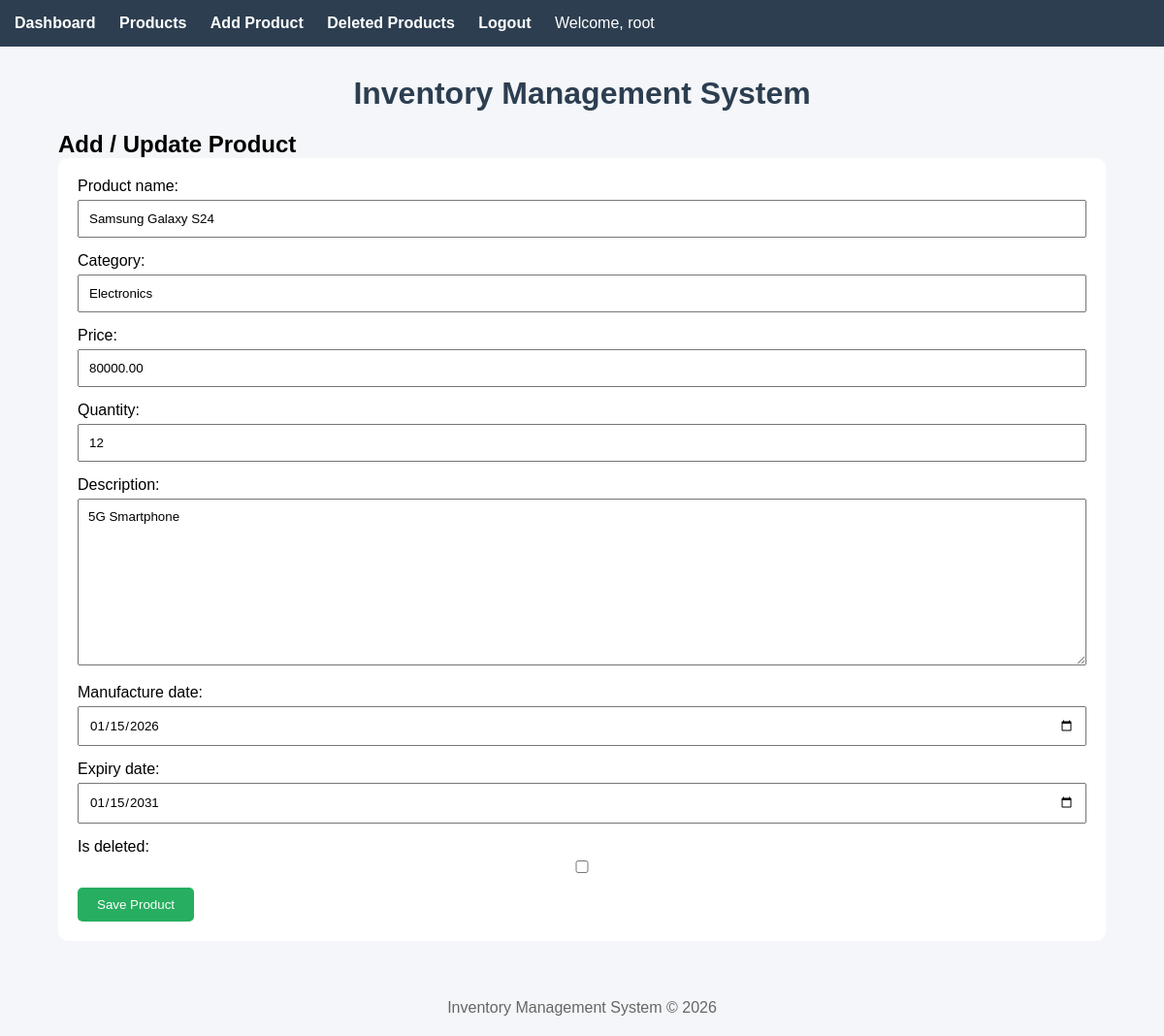
Page /update/1/ (signed in) on the committed database.
### products/models.py (models this page shows, shortened)
class Product(models.Model):
    product_name = models.CharField(max_length=100)
    category = models.CharField(max_length=100)
    price = models.DecimalField(
        max_digits=10,
        decimal_places=2
    )
    quantity = models.IntegerField()
    description = models.TextField()
    manufacture_date = models.DateField()
    expiry_date = models.DateField()
    created_at = models.DateTimeField(
        auto_now_add=True
    )
    is_deleted = models.BooleanField(
        default=False
    )

### products/views.py (the view)
# urls.py: path('update/<int:id>/',views.product_update,name='product_update'),
@login_required
def product_update(request, id):
    product = get_object_or_404(
        Product,
        id=id
    )
    if request.method == 'POST':
        form = ProductForm(
            request.POST,
            instance=product
        )
        if form.is_valid():
            form.save()
            return redirect('product_list')
    else:
        form = ProductForm(
            instance=product
        )
    return render(request,'product_form.html',{'form': form})

### products/forms.py
class ProductForm(forms.ModelForm):
    class Meta:
        model = Product
        fields = '__all__'
        widgets = {
            'manufacture_date': forms.DateInput(
                attrs={'type': 'date'}
            ),
            'expiry_date': forms.DateInput(
                attrs={'type': 'date'}
            ),
        }

### products/templates/product_form.html (shortened to what this page needs)
{% extends 'base.html' %}
{% block content %}
<h2>Add / Update Product</h2>
<form method="POST">
    {{ form.as_p }}
    <button type="submit">
        Save Product
    </button>
</form>
{% endblock %}

### products/templates/base.html (shortened to what this page needs)
<!DOCTYPE html>
<html>
<head>
</head>
<body>
    {% if user.is_authenticated %}
    <div class="navbar">
        <a href="{% url 'dashboard' %}">
            Dashboard
        </a>
        <a href="{% url 'product_list' %}">
            Products
        </a>
        <a href="{% url 'product_create' %}">
            Add Product
        </a>
        <a href="{% url 'deleted_products' %}">
            Deleted Products
        </a>
        <a href="{% url 'logout' %}">
            Logout
        </a>
        <span style="color:white; margin-right:20px;">
            Welcome, {{ user.username }}
        </span>
    </div>
    {% endif %}
    <div class="container">
        <h1>Inventory Management System</h1>
        {% block content %}
        {% endblock %}
    </div>
    <footer>
        Inventory Management System © 2026
    </footer>
</body>
</html>

### products/templates/base.html (style rules this page uses)
* { margin: 0; padding: 0; box-sizing: border-box; font-family: Arial, sans-serif; }
body { background: #f4f6f9; }
.navbar { background: #2c3e50; padding: 15px; }
.navbar a { color: white; text-decoration: none; margin-right: 20px; font-weight: bold; }
.container { width: 90%; margin: 30px auto; }
h1 { text-align: center; color: #2c3e50; margin-bottom: 20px; }
form { background: white; padding: 20px; border-radius: 10px; }
input, textarea, select { width: 100%; padding: 10px; margin-top: 5px; margin-bottom: 15px; }
button { background: #27ae60; color: white; padding: 10px 20px; border: none; border-radius: 5px; }
footer { text-align:center; padding:20px; margin-top:40px; color:#666; }

### rows in the picture
Product: product_name "Samsung Galaxy S24", category "Electronics", price "80000.00", quantity "12", description "5G Smartphone", manufacture_date "01/15/2026", expiry_date "01/15/2031"

### other values in the picture
{{ user.username }} "root"
